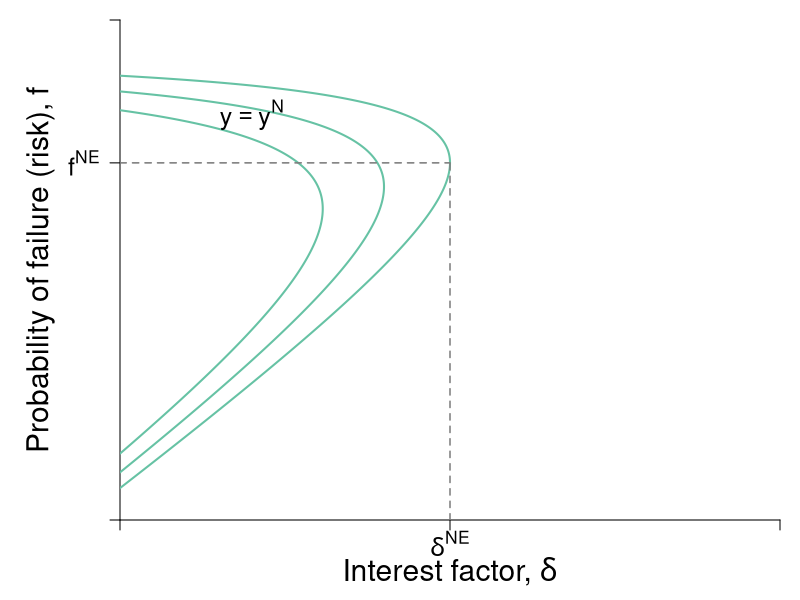

The R script that drew this image:
#Graph Designer: Simon Halliday, Scott Cohn
#Authors: Bowles and Halliday
#Title: Coordination, Conflict and Competition: A Text in Microeconomics

library(shape)
pdf(file = "credit/new_fig.pdf", width = 8, height = 6)

#Set parameters for graphics
pointsize <- 1.8
axislabelsize <- 1.8
labelsize <- 1.5
namesize <- 1.8
annotatesize <- 1.5
graphlinewidth <- 2
segmentlinewidth <- 1.5

COL <- c("#7fc97f", "#beaed4", "#fdc086", "#ffff99", "#386cb0", "#f0027f", "#bf5b17", "#666666")
COLA <- c("#e0f3db", "#99d8c9","#66c2a4","#41ae76", "#238b45", "#005824")
COLB <- c("#c6dbef", "#4eb3d3", "#2b8cbe", "#0868ac","#084081")
COLC <- c("#fcfbfd", "#efedf5", "#dadaeb", "#bcbddc", "#9e9ac8", "#807dba", "#6a51a3", "#54278f", "#3f007d")
grays <- gray.colors(25, start = 1, end = 0)

#Edited the margins to cater for the larger LHS labels
par(mar =  c(4, 6, 1, 1))

brfFn <- function(delta, q = 1) {
  .5 + (delta / (2 * q)) 
}

PCFn <- function(delta, q = 1) {
  delta/q
}

isoreturnFn <- function(delta, pi=0.125) {
  1 - (pi)/delta
}


yFn <- function(d1, f1, q = 1){
  q*f1*(1 - f1) - d1*(1 - f1)
}

profitFn <- function(d1, q = 1){
  d1/2 - (1/(2*q))*(d1)^2
}

ylow <- function(delta, q = 1, ybar = 0.0625){
  (-sqrt(delta^2 - 2*delta*q + q^2 - 4*q*ybar) + delta + q)/(2*q)
}

yhigh <- function(delta, q = 1, ybar = 0.0625){
  (sqrt(delta^2 - 2*delta*q + q^2 - 4*q*ybar) + delta + q)/(2*q)
}

xlims <- c(0, 1)
ylims <- c(0, 1.05)

npts <- 501 
d1 <- seq(xlims[1], xlims[2], length.out = npts)
f1 <- seq(ylims[1], ylims[2], length.out = npts) 
a <- c(0.0625, 0.09, 0.12)

plot(0, 0, xlim = xlims, ylim = ylims, type = "n",
     xlab = expression(paste("")),
     ylab = expression(paste("")), 
     xaxt = "n", 
     yaxt = "n", 
     cex.lab = axislabelsize, 
     bty = "n", 
     xaxs = "i", 
     yaxs = "i"
)


ticksy <- c(ylims[1], brfFn(delta = 0.5), ylims[2])
ylabels <- c(NA, expression(paste(f^{NE})), NA)
ticksx <- c(xlims[1], 0.5, xlims[2])
xlabels <- c(NA, expression(paste(delta^{NE})), NA)

axis(1, at = ticksx, pos = 0, labels = xlabels, cex.axis = labelsize)
axis(2, at = ticksy, pos = 0, labels = ylabels, las = 1, cex.axis = labelsize)

npts <- 503 
xx1 <- seq(xlims[1], xlims[2], length.out = npts)
xx2 <- seq(0, 1, length.out = npts)

# xpoly1 <- seq(from = 0.168, to = 0.5, length.out = 500)
# ypoly1 <- ylow(xpoly1)
# ypoly2 <- isoreturnFn(xpoly1)
# polygon(x = c(xpoly1, rev(xpoly1)), y = c(ypoly1, rev(ypoly2)), col = COL[4], density = NULL, border = NA)


#Draw the graphs
#lines(xx1, brfFn(xx1), col = COLA[4], lwd = graphlinewidth)
#lines(xx1, PCFn(xx1), col = COLA[2], lwd = graphlinewidth)
#lines(xx1, isoreturnFn(xx1), col = COLB[4], lwd = graphlinewidth)

#Axis labels
mtext(expression(paste("Interest factor, ", delta)), side = 1, line = 2.5, cex = axislabelsize)
text(-0.12, 0.5*(ylims[2]), expression(paste("Probability of failure (risk), ", f)), xpd = TRUE, cex = axislabelsize, srt = 90) 


contour(d1, f1,
        outer(d1, f1, yFn),
        drawlabels = FALSE,
        col = COLA[3],
        lwd = graphlinewidth,
        levels = a,
        xaxs = "i",
        yaxs = "i",
        add = TRUE)


segments(0.5, 0, 0.5, brfFn(delta = 0.5), lty = 2, col = grays[20] , lwd = segmentlinewidth)
segments(0, brfFn(delta = 0.5), 0.5, brfFn(delta = 0.5), lty = 2, col = grays[20] , lwd = segmentlinewidth)

#Annotate points (4,4),(2,8),(8,2) on feasibility frontier
#text(0.5 + 0.015, isoreturnFn(0.5) + 0.04, expression(paste(n)), cex = labelsize)
#points(0.5, isoreturnFn(0.5), pch = 16, col = "black", cex = 1.5)

#text(0.375 + 0.02, 0.6 + 0.03, expression(paste(b)), cex = labelsize)
#points(0.375, 0.6, pch = 16, col = "black", cex = 1.5)

text(0.2, 0.85, expression(paste(y == y^{N})), cex = labelsize)

#text(0.62, 1.05, expression(paste("A's best-response function")), cex = labelsize, xpd = TRUE)
#text(0.62, 0.95, expression(paste(f == frac(1,2) + frac(delta, 2*q))), cex = labelsize)

#text(0.64, 0.4, expression(paste("A's participation")), cex = labelsize)
#text(0.64, 0.34, expression(paste("constraint")), cex = labelsize)
#text(0.64, 0.22, expression(paste(f == frac(delta, q))), cex = labelsize)
#Arrows(0.64, 0.44, 0.64, 0.58, col = "black", lty = 1, lwd = 2, arr.type = "triangle", arr.lwd = 0.5)


#text(0.87, 0.6, expression(paste("P's isoprofit curve")), cex = labelsize, xpd = TRUE)
#text(0.87, 0.53, expression(paste(pi == pi^{NE})), cex = labelsize, xpd = TRUE)
#Arrows(0.87, 0.63, 0.87, 0.82, col = "black", lty = 1, lwd = 2, arr.type = "triangle", arr.lwd = 0.5)

#text(0.3, 0.13, expression(paste("Pareto-improving")), cex = labelsize)
#text(0.3, 0.07, expression(paste("lens")), cex = labelsize)
#Arrows(0.3, 0.18, 0.3, 0.5, col = "black", lty = 1, lwd = 2, arr.type = "triangle", arr.lwd = 0.5)


dev.off()
